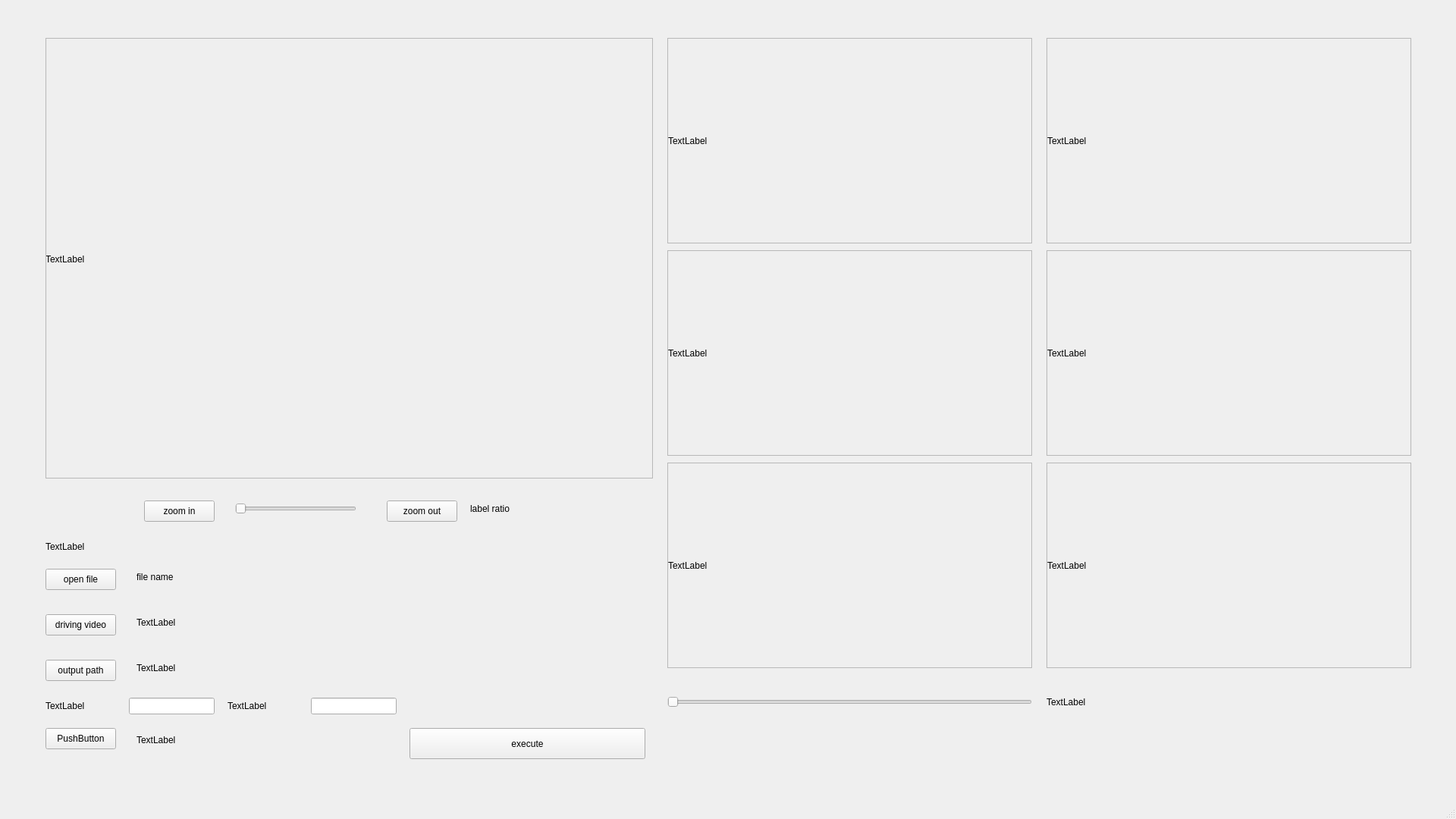
<?xml version="1.0" encoding="UTF-8"?>
<ui version="4.0">
 <class>MainWindow</class>
 <widget class="QMainWindow" name="MainWindow">
  <property name="geometry">
   <rect>
    <x>0</x>
    <y>0</y>
    <width>1920</width>
    <height>1080</height>
   </rect>
  </property>
  <property name="windowTitle">
   <string>MainWindow</string>
  </property>
  <widget class="QWidget" name="centralwidget">
   <widget class="QPushButton" name="btn_zoom_in">
    <property name="geometry">
     <rect>
      <x>190</x>
      <y>660</y>
      <width>93</width>
      <height>28</height>
     </rect>
    </property>
    <property name="text">
     <string>zoom in</string>
    </property>
   </widget>
   <widget class="QPushButton" name="btn_zoom_out">
    <property name="geometry">
     <rect>
      <x>510</x>
      <y>660</y>
      <width>93</width>
      <height>28</height>
     </rect>
    </property>
    <property name="text">
     <string>zoom out</string>
    </property>
   </widget>
   <widget class="QWidget" name="verticalLayoutWidget">
    <property name="geometry">
     <rect>
      <x>60</x>
      <y>50</y>
      <width>801</width>
      <height>581</height>
     </rect>
    </property>
    <layout class="QVBoxLayout" name="verticalLayout">
     <item>
      <widget class="QScrollArea" name="scrollArea">
       <property name="widgetResizable">
        <bool>true</bool>
       </property>
       <widget class="QWidget" name="scrollAreaWidgetContents">
        <property name="geometry">
         <rect>
          <x>0</x>
          <y>0</y>
          <width>797</width>
          <height>577</height>
         </rect>
        </property>
        <widget class="QLabel" name="label_img">
         <property name="geometry">
          <rect>
           <x>-1</x>
           <y>0</y>
           <width>801</width>
           <height>581</height>
          </rect>
         </property>
         <property name="text">
          <string>TextLabel</string>
         </property>
        </widget>
       </widget>
      </widget>
     </item>
    </layout>
   </widget>
   <widget class="QLabel" name="label_img_shape">
    <property name="geometry">
     <rect>
      <x>60</x>
      <y>700</y>
      <width>801</width>
      <height>41</height>
     </rect>
    </property>
    <property name="text">
     <string>TextLabel</string>
    </property>
   </widget>
   <widget class="QSlider" name="slider_zoom">
    <property name="geometry">
     <rect>
      <x>310</x>
      <y>660</y>
      <width>160</width>
      <height>22</height>
     </rect>
    </property>
    <property name="orientation">
     <enum>Qt::Horizontal</enum>
    </property>
   </widget>
   <widget class="QPushButton" name="btn_open_file">
    <property name="geometry">
     <rect>
      <x>60</x>
      <y>750</y>
      <width>93</width>
      <height>28</height>
     </rect>
    </property>
    <property name="text">
     <string>open file</string>
    </property>
   </widget>
   <widget class="QLabel" name="label_file_name">
    <property name="geometry">
     <rect>
      <x>180</x>
      <y>740</y>
      <width>681</width>
      <height>41</height>
     </rect>
    </property>
    <property name="text">
     <string>file name</string>
    </property>
   </widget>
   <widget class="QLabel" name="label_ratio">
    <property name="geometry">
     <rect>
      <x>620</x>
      <y>650</y>
      <width>241</width>
      <height>41</height>
     </rect>
    </property>
    <property name="text">
     <string>label ratio</string>
    </property>
   </widget>
   <widget class="QWidget" name="verticalLayoutWidget_2">
    <property name="geometry">
     <rect>
      <x>880</x>
      <y>50</y>
      <width>481</width>
      <height>271</height>
     </rect>
    </property>
    <layout class="QVBoxLayout" name="verticalLayout_2">
     <item>
      <widget class="QScrollArea" name="scrollArea_2">
       <property name="widgetResizable">
        <bool>true</bool>
       </property>
       <widget class="QWidget" name="scrollAreaWidgetContents_2">
        <property name="geometry">
         <rect>
          <x>0</x>
          <y>0</y>
          <width>477</width>
          <height>267</height>
         </rect>
        </property>
        <widget class="QLabel" name="label_img_2">
         <property name="geometry">
          <rect>
           <x>0</x>
           <y>0</y>
           <width>480</width>
           <height>270</height>
          </rect>
         </property>
         <property name="text">
          <string>TextLabel</string>
         </property>
        </widget>
       </widget>
      </widget>
     </item>
    </layout>
   </widget>
   <widget class="QWidget" name="verticalLayoutWidget_3">
    <property name="geometry">
     <rect>
      <x>1380</x>
      <y>50</y>
      <width>481</width>
      <height>271</height>
     </rect>
    </property>
    <layout class="QVBoxLayout" name="verticalLayout_3">
     <item>
      <widget class="QScrollArea" name="scrollArea_3">
       <property name="widgetResizable">
        <bool>true</bool>
       </property>
       <widget class="QWidget" name="scrollAreaWidgetContents_3">
        <property name="geometry">
         <rect>
          <x>0</x>
          <y>0</y>
          <width>477</width>
          <height>267</height>
         </rect>
        </property>
        <widget class="QLabel" name="label_img_3">
         <property name="geometry">
          <rect>
           <x>0</x>
           <y>0</y>
           <width>480</width>
           <height>270</height>
          </rect>
         </property>
         <property name="text">
          <string>TextLabel</string>
         </property>
        </widget>
       </widget>
      </widget>
     </item>
    </layout>
   </widget>
   <widget class="QWidget" name="verticalLayoutWidget_4">
    <property name="geometry">
     <rect>
      <x>880</x>
      <y>330</y>
      <width>481</width>
      <height>271</height>
     </rect>
    </property>
    <layout class="QVBoxLayout" name="verticalLayout_4">
     <item>
      <widget class="QScrollArea" name="scrollArea_4">
       <property name="widgetResizable">
        <bool>true</bool>
       </property>
       <widget class="QWidget" name="scrollAreaWidgetContents_4">
        <property name="geometry">
         <rect>
          <x>0</x>
          <y>0</y>
          <width>477</width>
          <height>267</height>
         </rect>
        </property>
        <widget class="QLabel" name="label_img_4">
         <property name="geometry">
          <rect>
           <x>0</x>
           <y>0</y>
           <width>480</width>
           <height>270</height>
          </rect>
         </property>
         <property name="text">
          <string>TextLabel</string>
         </property>
        </widget>
       </widget>
      </widget>
     </item>
    </layout>
   </widget>
   <widget class="QWidget" name="verticalLayoutWidget_5">
    <property name="geometry">
     <rect>
      <x>1380</x>
      <y>330</y>
      <width>481</width>
      <height>271</height>
     </rect>
    </property>
    <layout class="QVBoxLayout" name="verticalLayout_5">
     <item>
      <widget class="QScrollArea" name="scrollArea_5">
       <property name="widgetResizable">
        <bool>true</bool>
       </property>
       <widget class="QWidget" name="scrollAreaWidgetContents_5">
        <property name="geometry">
         <rect>
          <x>0</x>
          <y>0</y>
          <width>477</width>
          <height>267</height>
         </rect>
        </property>
        <widget class="QLabel" name="label_img_5">
         <property name="geometry">
          <rect>
           <x>0</x>
           <y>0</y>
           <width>480</width>
           <height>270</height>
          </rect>
         </property>
         <property name="text">
          <string>TextLabel</string>
         </property>
        </widget>
       </widget>
      </widget>
     </item>
    </layout>
   </widget>
   <widget class="QWidget" name="verticalLayoutWidget_6">
    <property name="geometry">
     <rect>
      <x>880</x>
      <y>610</y>
      <width>481</width>
      <height>271</height>
     </rect>
    </property>
    <layout class="QVBoxLayout" name="verticalLayout_6">
     <item>
      <widget class="QScrollArea" name="scrollArea_6">
       <property name="widgetResizable">
        <bool>true</bool>
       </property>
       <widget class="QWidget" name="scrollAreaWidgetContents_6">
        <property name="geometry">
         <rect>
          <x>0</x>
          <y>0</y>
          <width>477</width>
          <height>267</height>
         </rect>
        </property>
        <widget class="QLabel" name="label_img_6">
         <property name="geometry">
          <rect>
           <x>0</x>
           <y>0</y>
           <width>480</width>
           <height>270</height>
          </rect>
         </property>
         <property name="text">
          <string>TextLabel</string>
         </property>
        </widget>
       </widget>
      </widget>
     </item>
    </layout>
   </widget>
   <widget class="QWidget" name="verticalLayoutWidget_7">
    <property name="geometry">
     <rect>
      <x>1380</x>
      <y>610</y>
      <width>481</width>
      <height>271</height>
     </rect>
    </property>
    <layout class="QVBoxLayout" name="verticalLayout_7">
     <item>
      <widget class="QScrollArea" name="scrollArea_7">
       <property name="widgetResizable">
        <bool>true</bool>
       </property>
       <widget class="QWidget" name="scrollAreaWidgetContents_7">
        <property name="geometry">
         <rect>
          <x>0</x>
          <y>0</y>
          <width>477</width>
          <height>267</height>
         </rect>
        </property>
        <widget class="QLabel" name="label_img_7">
         <property name="geometry">
          <rect>
           <x>0</x>
           <y>0</y>
           <width>480</width>
           <height>270</height>
          </rect>
         </property>
         <property name="text">
          <string>TextLabel</string>
         </property>
        </widget>
       </widget>
      </widget>
     </item>
    </layout>
   </widget>
   <widget class="QPushButton" name="execute_Button">
    <property name="geometry">
     <rect>
      <x>540</x>
      <y>960</y>
      <width>311</width>
      <height>41</height>
     </rect>
    </property>
    <property name="text">
     <string>execute</string>
    </property>
   </widget>
   <widget class="QSlider" name="slider_siximg">
    <property name="geometry">
     <rect>
      <x>880</x>
      <y>910</y>
      <width>481</width>
      <height>31</height>
     </rect>
    </property>
    <property name="orientation">
     <enum>Qt::Horizontal</enum>
    </property>
   </widget>
   <widget class="QLabel" name="label_slider">
    <property name="geometry">
     <rect>
      <x>1380</x>
      <y>900</y>
      <width>481</width>
      <height>51</height>
     </rect>
    </property>
    <property name="text">
     <string>TextLabel</string>
    </property>
   </widget>
   <widget class="QPushButton" name="btn_output">
    <property name="geometry">
     <rect>
      <x>60</x>
      <y>870</y>
      <width>93</width>
      <height>28</height>
     </rect>
    </property>
    <property name="text">
     <string>output path</string>
    </property>
   </widget>
   <widget class="QLabel" name="label_output_path">
    <property name="geometry">
     <rect>
      <x>180</x>
      <y>860</y>
      <width>681</width>
      <height>41</height>
     </rect>
    </property>
    <property name="text">
     <string>TextLabel</string>
    </property>
   </widget>
   <widget class="QLineEdit" name="lineEdit_start">
    <property name="geometry">
     <rect>
      <x>170</x>
      <y>920</y>
      <width>113</width>
      <height>22</height>
     </rect>
    </property>
   </widget>
   <widget class="QLineEdit" name="lineEdit_end">
    <property name="geometry">
     <rect>
      <x>410</x>
      <y>920</y>
      <width>113</width>
      <height>22</height>
     </rect>
    </property>
   </widget>
   <widget class="QLabel" name="label_start">
    <property name="geometry">
     <rect>
      <x>60</x>
      <y>920</y>
      <width>91</width>
      <height>21</height>
     </rect>
    </property>
    <property name="text">
     <string>TextLabel</string>
    </property>
   </widget>
   <widget class="QLabel" name="label_end">
    <property name="geometry">
     <rect>
      <x>300</x>
      <y>920</y>
      <width>91</width>
      <height>21</height>
     </rect>
    </property>
    <property name="text">
     <string>TextLabel</string>
    </property>
   </widget>
   <widget class="QPushButton" name="tbn_startend">
    <property name="geometry">
     <rect>
      <x>60</x>
      <y>960</y>
      <width>93</width>
      <height>28</height>
     </rect>
    </property>
    <property name="text">
     <string>PushButton</string>
    </property>
   </widget>
   <widget class="QLabel" name="label_startend">
    <property name="geometry">
     <rect>
      <x>180</x>
      <y>960</y>
      <width>351</width>
      <height>31</height>
     </rect>
    </property>
    <property name="text">
     <string>TextLabel</string>
    </property>
   </widget>
   <widget class="QPushButton" name="btn_driving_video">
    <property name="geometry">
     <rect>
      <x>60</x>
      <y>810</y>
      <width>93</width>
      <height>28</height>
     </rect>
    </property>
    <property name="text">
     <string>driving video</string>
    </property>
   </widget>
   <widget class="QLabel" name="label_driving_video_path">
    <property name="geometry">
     <rect>
      <x>180</x>
      <y>800</y>
      <width>681</width>
      <height>41</height>
     </rect>
    </property>
    <property name="text">
     <string>TextLabel</string>
    </property>
   </widget>
  </widget>
  <widget class="QMenuBar" name="menubar">
   <property name="geometry">
    <rect>
     <x>0</x>
     <y>0</y>
     <width>1920</width>
     <height>21</height>
    </rect>
   </property>
  </widget>
  <widget class="QStatusBar" name="statusbar"/>
 </widget>
 <resources/>
 <connections/>
</ui>
